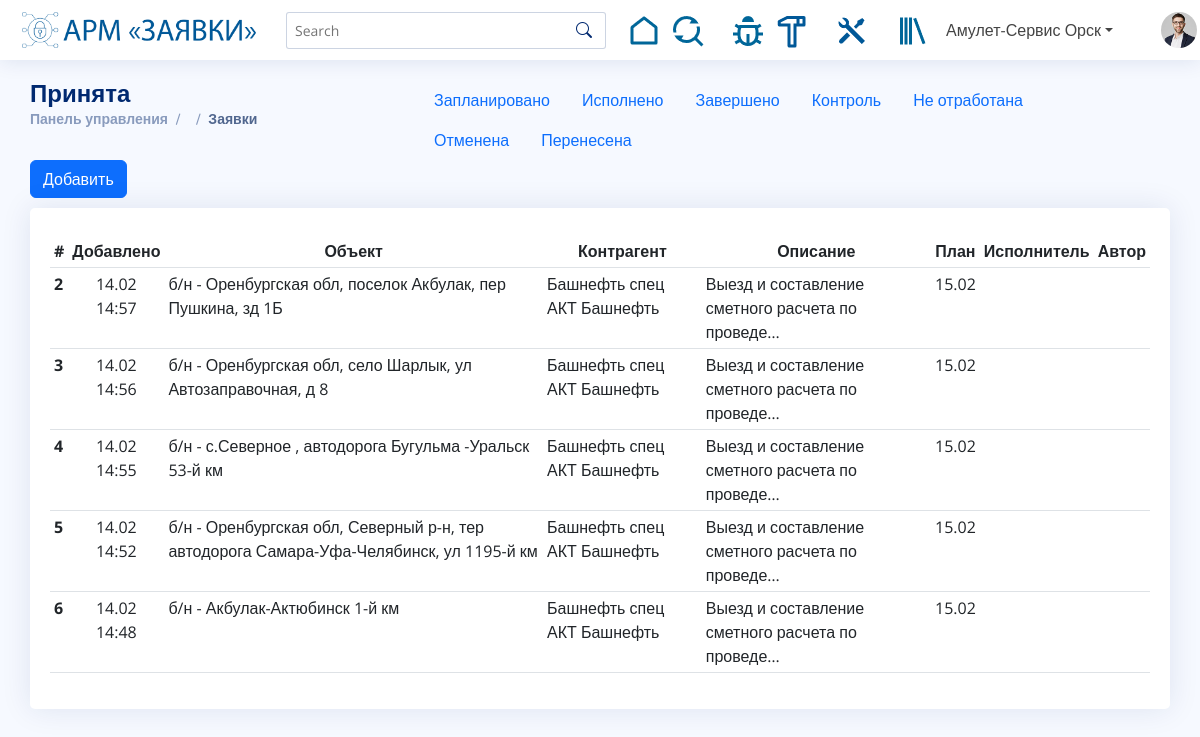
Screenshot of /exploitation/open/ (signed in) with the database file from the repository.
### base/models.py (models this page shows, shortened)
class Profile(models.Model):
    GENDER_CHOICES = [
        ('man', u'Мужской'),
        ('woman', u'Женский')
    ]
    user = models.OneToOneField(User, on_delete=models.CASCADE)
    scompany = models.ManyToManyField(ServiceCompany, related_name='scompany_select',
                                      verbose_name=u'Сервисные компании (доступные)',
                                      help_text='Выбрать сервисные компании доступные пользователю')
    scompany_default = models.ForeignKey(ServiceCompany, models.SET_NULL, related_name='scompany_default',
                                         verbose_name=u'Сервисная компания (по умолчанию)', null=True, blank=True)
    scompany_current = models.ForeignKey(ServiceCompany, models.SET_NULL, related_name='scompany_current',
                                         verbose_name=u'Сервисные компании (текущая)', null=True, blank=True)
    location = models.ForeignKey(City, models.SET_NULL, verbose_name=u'Место нахождения', null=True, blank=True)
    birthday = models.DateField(u'Дата рождения', null=True, blank=True)
    phone = models.CharField(u'Номер телефона', blank=True, max_length=10,
                             help_text=u'Вводить номер в федеральном формате, без кода страны 8 или +7')
    gender = models.CharField(u'Пол', choices=GENDER_CHOICES, max_length=50, blank=True, default='man')
    personal_data = models.BooleanField(u'Согласие на обработку персональных данных', default=False)
    executor = models.BooleanField(u'Исполнитель', default=False)
    post = models.ForeignKey(Post, models.SET_NULL, verbose_name=u'Должность', null=True)
    class Meta:
        ordering = ["user__last_name"]
        verbose_name = u'Профиль '
        verbose_name_plural = u'Профили пользователей '
    @property
    def list_scompany(self):
        return self.scompany.all()
    @property
    def current_scompany(self):
        return self.scompany_current
    @property
    def executors(self):
        list_executors = Profile.objects.\
            filter(scompany_current=self.user.profile.scompany_current, executor=True, user__is_active=True).\
            distinct().order_by('user__last_name')
        return list_executors
    @property
    def short_fio(self):
        split_fio = self.user.first_name.split(' ')
        if len(split_fio) == 2:
            return self.user.last_name + ' ' + split_fio[0] + ' ' + split_fio[1][:1] + '.'
        else:
            return self.user.last_name + ' ' + split_fio[0]

class ServiceCompany(models.Model):
    name = models.CharField(u'Наименование', max_length=100)
    city = models.ForeignKey(City, models.SET_NULL, verbose_name=u'Город', null=True)
    slug = AutoSlugField(populate_from='name')
    def __str__(self):
        return self.name
    class Meta:
        verbose_name = u'Сервисная компания '
        verbose_name_plural = u'Сервисные компании '

class Status(models.Model):
    name = models.CharField(u'Состояние', max_length=100)
    slug = AutoSlugField(populate_from='name')
    view_form = models.BooleanField(u'Отображать в форме')
    returned_form = models.BooleanField(u'Отображать в форме "Возврат оборудования"')
    tr_color = models.CharField(u'Цвет строки', max_length=50)
    def __str__(self):
        return self.name
    class Meta:
        verbose_name = u'Статус заявки '
        verbose_name_plural = u'Статусы заявок '

### exploitation/models.py (models this page shows, shortened)
class ExploitationProposal(models.Model):
    service_company = models.ForeignKey(ServiceCompany, verbose_name='Организация', on_delete=models.CASCADE)
    type_request = models.ForeignKey(TypeRequest, models.SET_NULL, verbose_name='Тип заявки',
                                     default=exploitation_type_request, null=True)
    type_document = models.ForeignKey(TypeDocument, models.SET_NULL, verbose_name='Тип документа',
                                      default=exploitation_type_document, null=True)
    type_security = models.ManyToManyField(TypeSecurity, verbose_name='Тип сигнализации',
                                           help_text="Выбор нескольких позиций c нажатой кнопкой Ctrl")
    object_number = models.CharField(u'№ объекта', max_length=10)
    object_address = models.CharField(u'Адрес объекта', max_length=300)
    transmitter_model = models.ForeignKey(ModelTransmitter, models.SET_NULL,
                                          verbose_name='Модель передатчика', null=True, blank=True)
    transmitter_number = models.CharField(u'Номер передатчика', max_length=15, null=True, blank=True)
    client_words = models.CharField(u'Наименование', max_length=100, blank=True, null=True)
    client_choices = models.ForeignKey(Client, models.SET_NULL, verbose_name='Контрагент', blank=True, null=True,
                                       help_text="Обязательно для заполнения перед закрытием заявки")
    descript_troubles = models.TextField(u'Вид неисправности')
    descript_work = models.TextField(u'Что сделали', blank=True)
    coworkers = models.ManyToManyField(Profile, verbose_name='Исполнитель', blank=True)
    status = models.ForeignKey(Status, models.SET_NULL, verbose_name='Статус заявки',
                               default=exploitation_status_request, null=True)
    required_act = models.BooleanField(u'Требуется акт', default=False)
    written_act = models.BooleanField(u'Акт выписан', default=False)
    high_importance = models.BooleanField(u'Высокая важность', default=False)
    rout = models.ForeignKey(RoutesMaintenance, models.SET_NULL,
                             verbose_name=u'Привязка к маршруту ТО', null=True, blank=True)
    date_schedule = models.DateField(u'Запланировано на:', null=True, blank=True)
    date_work = models.DateField(u'Дата исполнения', null=True, blank=True)
    date_act = models.DateField(u'Дата предоставления акта', null=True, blank=True)
    date_time_add = models.DateTimeField(u'Дата и время добавления', auto_now_add=True)
    date_time_upd = models.DateTimeField(u'Дата и время обновления', auto_now=True)
    create_user = CurrentUserField(on_update=False, related_name='ep_creator')
    update_user = CurrentUserField(on_update=True, related_name='ep_modifying')
    class Meta:
        app_label = 'exploitation'
        verbose_name = u'Заявка '
        verbose_name_plural = u'Список заявок '
        permissions = (
            ('custom_add', u'Добавить заявку'),
            ('custom_view', u'Просмотреть заявку'),
            ('custom_change', u'Изменить заявку'),
            ('change_akt', u'поле.Акт'),
            ('change_client', u'поле.Client'),
            ('change_status', u'поле.Статус'),
            ('change_transmitter', u'поле.Передатчик'),
        )

### exploitation/views.py (the view, shortened to what this page needs)
# urls.py: path('<slug:status>/', EProposalList.as_view(), name='getlist-proposals'),
class EProposalList(LoginRequiredMixin, ListView, FormView):
    template_name = "exploitation/exploitation_list.html"
    form_class = EProposalCreateForm
    success_url = reverse_lazy('exploitation:getlist_proposals', args=['open'])
    paginate_by = 5
    def get_form_kwargs(self):
        kwargs = super(EProposalList, self).get_form_kwargs()
        kwargs.update({'initial': {'user': self.request.user}})
        return kwargs
    def get_context_data(self, **kwargs):
        context = super(EProposalList, self).get_context_data(**kwargs)
        curr_status = self.kwargs['status'] if self.kwargs['status'] else 'open'
        context["status"] = Status.objects.get(slug=curr_status)
        context["app_name"] = app_name
        context["type_document"] = "Заявки"
        context["list_status"] = Status.objects.exclude(slug=curr_status)
        return context
    def get_queryset(self):
        proposals = ExploitationProposal.objects.filter(
            service_company=Profile.objects.get(user=self.request.user).current_scompany)
        if self.kwargs['status'] == 'open':
            qs = proposals.filter(
                status__slug__in=['open', 'complete'], date_schedule__lte=datetime.today())
        elif self.kwargs['status'] == 'scheduled':
            qs = proposals.filter(
                status__slug__in=['open', 'complete'], date_schedule__gt=datetime.today())
        else:
            qs = proposals.filter(
                status__slug=self.kwargs['status'], date_schedule__year=datetime.today().year)
        return qs

### templates/exploitation/exploitation_list.html (shortened to what this page needs)
{% extends 'page_content_fluid.html' %}
{% load exploitation_tags %}
{% block content %}
    <main id="main" class="main">
        <div class="pagetitle">
            <div class="row">
                <div class="col-4">
                    {% include 'templatetags/pagetitle_status.html' with status=status app_name=app_name.verbose_name type_document=type_document %}
                </div>
                <div class="col-7">
                    <ul class="nav">
                        {% for item in list_status %}
                            <li class="nav-item">
                                <a class="nav-link" aria-current="page" href="{% url 'exploitation:getlist-proposals' item.slug %}">{{ item.name }}</a>
                            </li>
                        {% endfor %}
                    </ul>
                </div>
                <div class="col">
                    <button type="button" class="btn btn-primary" data-bs-toggle="modal" data-bs-target="#newProposal">Добавить</button>
                </div>
            </div>
        </div>
        <section class="section">
            <div class="row">
                <div class="col-lg-12">
                    <div class="card">
                        <div class="card-body">
                            <h5 class="card-title pt-sm-1"></h5>
                            <table class="table table-sm datatable">
                                {% if object_list %}
                                    <thead>
                                        <tr class="text-center">
                                            <th scope="col">#</th>
                                            <th scope="col">Добавлено</th>
                                            <th scope="col">Объект</th>
                                            <th scope="col">Контрагент</th>
                                            <th scope="col">Описание</th>
                                            <th scope="col">{% if status.slug != 'complete' %}План{% else %}Исполнено{% endif %}</th>
                                            <th scope="col">Исполнитель</th>
                                            <th scope="col">Автор</th>
                                        </tr>
                                    </thead>
                                {% endif %}
                                <tbody>
                                    {% for item in object_list %}
                                        <tr id="obj_{{ item.id }}" target="_blank" onclick="javascript:window.open('{% getlink_eproposal_detailview item.status.slug item.pk %}')">
                                            <th scope="row">{{ item.id }}</th>
                                            <td class="text-center">
                                                {{ item.date_time_add|date:"d.m" }}<br/>
                                                {{ item.date_time_add|date:"H:i" }}
                                            </td>
                                            <td>{{ item.object_number }} - {{ item.object_address }}</td>
                                            <td>
                                                {% if client_choices %}
                                                    {{ item.client_choices.name }}
                                                {% else %}
                                                    {{ item.client_words }}
                                                {% endif %}
                                            </td>
                                            <td>{{ item.descript_troubles|truncatechars:50 }}</td>
                                            <td class="text-center">
                                                {% if status.slug != 'complete' %}
                                                    {{ item.date_schedule|date:"d.m" }}
                                                {% else %}
                                                    {{ item.date_work|date:"d.m" }}
                                                {% endif %}
                                            </td>
                                            <td class="text-center">
                                            </td>
                                            <td class="text-center">
                                            </td>
                                        </tr>
                                    {% endfor %}
                                </tbody>
                            </table>
                        </div>
                    </div>
                </div>
            </div>
        </section>
    </main>
{% endblock %}

### templates/templatetags/topnav.html (shortened to what this page needs)
{% load static %}
<nav class="header-nav ms-auto">
    <ul class="d-flex align-items-center">
        <li class="nav-item pe-2">
            <a class="navbar-brand" href="{% url 'dashboard' %}">
                <img src="{% static 'img/home.png' %}" alt="find" class="d-inline-block align-text-top">
            </a>
        </li>
        <li class="nav-item pe-4">
            <a class="navbar-brand" href="#">
                <img src="{% static 'img/find.png' %}" alt="find" class="d-inline-block align-text-top">
            </a>
        </li>
        <li class="nav-item pe-2">
            <a class="navbar-brand" href="{% url 'exploitation:getlist-proposals' 'open' %}">
                <img src="{% static 'img/bug.png' %}" alt="exploitation-app" class="d-inline-block align-text-top">
            </a>
        </li>
        <li class="nav-item pe-4">
            <a class="navbar-brand" href="{% url 'build:getlist-proposals' 'open' %}">
                <img src="{% static 'img/hammer.png' %}" alt="build-app" class="d-inline-block align-text-top">
            </a>
        </li>
        <li class="nav-item pe-4">
            <a class="navbar-brand" href="{% url 'maintenance:getlist-proposals' 'open' %}">
                <img src="{% static 'img/tools.png' %}" alt="maintenance-app" class="d-inline-block align-text-top">
            </a>
        </li>
        <li class="nav-item pe-3">
            <a class="navbar-brand" href="{% url 'base:getlist-clients' %}">
                <img src="{% static 'img/library.png' %}" alt="library-app" class="d-inline-block align-text-top">
            </a>
        </li>
        {% if user.profile.list_scompany|length > 1 %}
            <li class="nav-item dropdown pe-5">
                <a class="nav-link dropdown-toggle" data-bs-toggle="dropdown" href="#" role="button" aria-expanded="false">{{ user.profile.current_scompany }}</a>
            </li>
        {% endif %}
        <li class="nav-item dropdown pe-3">
            <a class="nav-link nav-profile d-flex align-items-center pe-0" href="#" data-bs-toggle="dropdown">
                <img src="{% static 'img/profile-img.jpg' %}" alt="Profile" class="rounded-circle">
                <span class="d-none d-md-block dropdown-toggle ps-2">{{ user.first_name|truncatechars:2 }} {{ user.last_name }}</span>
            </a>
        </li>
      </ul>
    </nav>

### templates/templatetags/pagetitle_status.html
<h1>{{ status }}</h1>
<nav>
    <ol class="breadcrumb">
        <li class="breadcrumb-item"><a href="{% url 'dashboard' %}">Панель управления</a></li>
        <li class="breadcrumb-item">{{ app_name }}</li>
        <li class="breadcrumb-item active">{{ type_document }}</li>
    </ol>
</nav>

### rows the page displays
Status: name "Принята"
Status: name "Запланировано"
Status: name "Исполнено"
Status: name "Завершено"
Status: name "Контроль"
Status: name "Не отработана"
Status: name "Отменена"
Status: name "Перенесена"
ExploitationProposal: id "2", date_time_add "14.02", date_time_add "14:57", object_number "б/н", object_address "Оренбургская обл, поселок Акбулак, пер Пушкина, зд 1Б", client_words "Башнефть спец АКТ Башнефть", descript_troubles "Выезд и составление сметного расчета по проведе…", date_schedule "15.02"
ExploitationProposal: id "3", date_time_add "14.02", date_time_add "14:56", object_number "б/н", object_address "Оренбургская обл, село Шарлык, ул Автозаправочная, д 8", client_words "Башнефть спец АКТ Башнефть", descript_troubles "Выезд и составление сметного расчета по проведе…", date_schedule "15.02"
ExploitationProposal: id "4", date_time_add "14.02", date_time_add "14:55", object_number "б/н", object_address "с.Северное , автодорога Бугульма -Уральск 53-й км", client_words "Башнефть спец АКТ Башнефть", descript_troubles "Выезд и составление сметного расчета по проведе…", date_schedule "15.02"
ExploitationProposal: id "5", date_time_add "14.02", date_time_add "14:52", object_number "б/н", object_address "Оренбургская обл, Северный р-н, тер автодорога Самара-Уфа-Челябинск, ул 1195-й км", client_words "Башнефть спец АКТ Башнефть", descript_troubles "Выезд и составление сметного расчета по проведе…", date_schedule "15.02"
ExploitationProposal: id "6", date_time_add "14.02", date_time_add "14:48", object_number "б/н", object_address "Акбулак-Актюбинск 1-й км", client_words "Башнефть спец АКТ Башнефть", descript_troubles "Выезд и составление сметного расчета по проведе…", date_schedule "15.02"

### other values shown
{{ user.profile.current_scompany }} "Амулет-Сервис Орск"
{{ type_document }} "Заявки"
